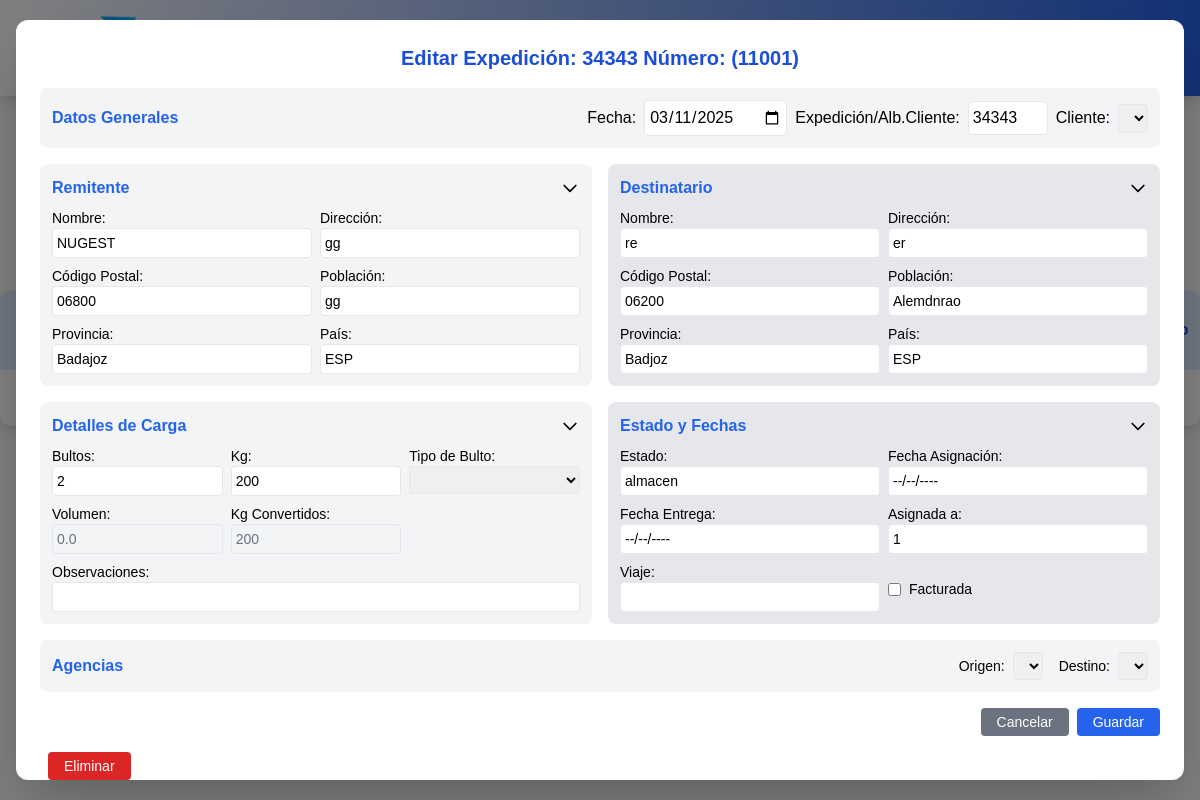
Page /consultar_expedicion?id=11001 on the earlier database version.
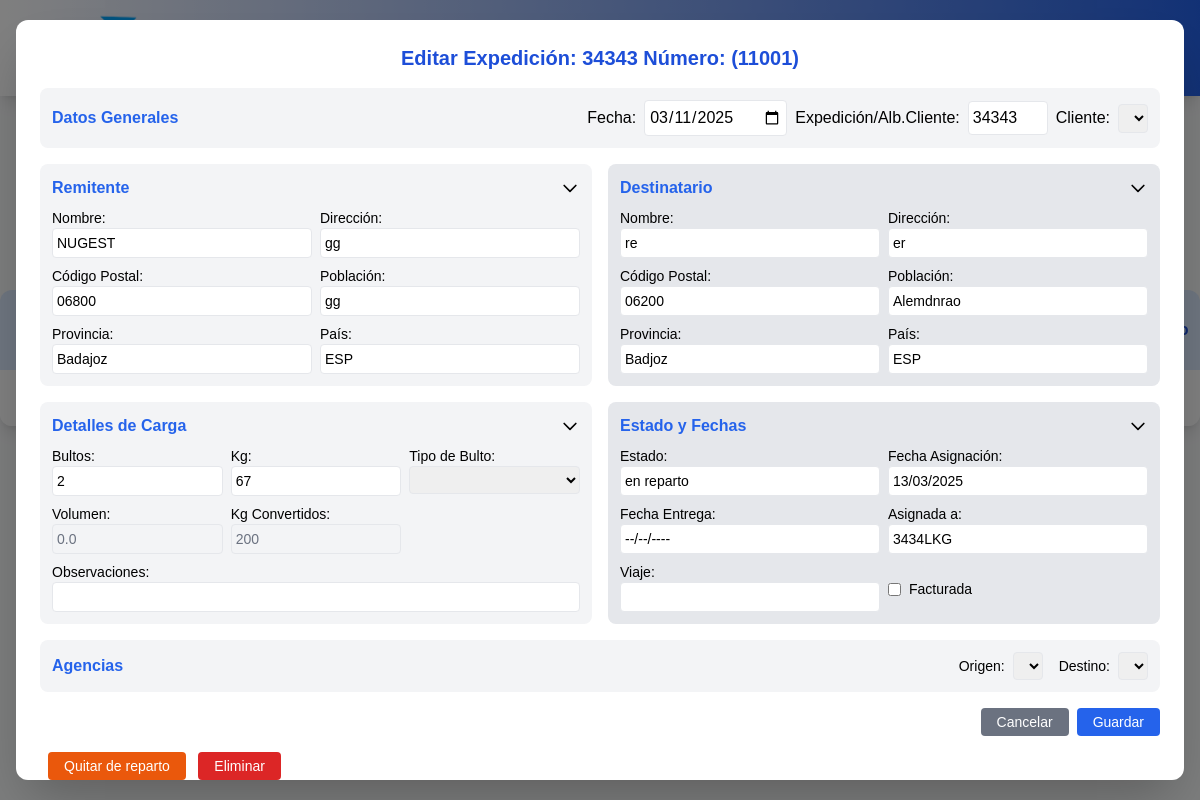
Same page on the later database version.
### models.py (models this page shows, shortened)
class Expedicion(Base):
    __tablename__ = "expedicion"
    id = Column(Integer, Sequence('id_seq', start=1000, increment=1),primary_key=True, nullable=False)
    fecha = Column(DateTime, nullable=False)
    expedicion = Column(String, nullable=False)
    referencia = Column(String, nullable=True, default="N/A")
    referencia2 = Column(String, nullable=True,  default="N/A")
    agencia_origen = Column(String(200), nullable=False)
    agencia_destino = Column(String(200), nullable=False)
    cliente = Column(String(200), nullable=False)
    remitente = Column(String(200), nullable=False)
    dir_remitente = Column(String(200), nullable=True)
    cod_postal_remitente = Column(String(5), nullable=False)
    poblacion_remitente = Column(String(200), nullable=False)
    provincia_remitente = Column(String(200), nullable=False)
    pais_remitente = Column(String(100), nullable=False)
    tlf_remitente = Column(String(200), nullable=True)
    destinatario = Column(String(200), nullable=False)
    dir_destinatario = Column(String(200), nullable=False)
    cod_postal_destinatario = Column(String(5), nullable=False)
    poblacion_destinatario = Column(String(200), nullable=False)
    provincia_destinatario = Column(String(200), nullable=False)
    pais_destinatario = Column(String(100), nullable=False)
    tlf_destinatario = Column(String(200), nullable=True)
    bultos = Column(Integer, nullable=False)
    kg = Column(Integer, nullable=False)
    volumen = Column(Float, nullable=True)
    kg_conv = Column(Integer, nullable=False)
    tipo_bulto = Column(String(100), nullable=True)
    reembolso = Column(Float, nullable=True, default=0.0)
    estado = Column(Enum("almacen", "en reparto", "entregado", name="estado_expedicion"), nullable=False,
                    default="almacen")
    fecha_llegada = Column(DateTime, nullable=True)
    fecha_asignacion = Column(DateTime, nullable=True)
    fecha_entrega = Column(DateTime, nullable=True)
    facturada = Column(Boolean, default=False)
    asignada_a = Column(String, default=True)
    viaje = Column(Integer, nullable=True)
    ingreso_com_reembolso = Column(Float, nullable=True, default=0.0)
    ingreso_distribucion = Column(Float, nullable=True, default=0.0)
    ingreso_cargo_adicional = Column(Float, nullable=True, default=0.0)
    coste_reparto = Column(Float, nullable=True, default=0.0)
    coste_arrastre = Column(Float, nullable=True, default=0.0)
    coste_removido = Column(Float, nullable=True, default=0.0)
    coste_distribucion = Column(Float, nullable=True, default=0.0)
    albaran_entrega = Column(Boolean, default=False)
    albaran_cliente = Column(Boolean, default=False)
    observaciones = Column(String(200), nullable=True)
    incidencia_tipo = Column(Enum("ausente", "rechazado", "sin tiempo", "0", name="incidencia_tipo"), nullable=True,
                    default="0")
    fecha_incidencia = Column(DateTime, nullable=True)
    incidencia_ampliacion = Column(String(200), nullable=True)
    dev_alb_firmado = Column(Boolean, default=False)
    __table_args__ = (
        UniqueConstraint('expedicion', 'cliente', name='_expedicion_cliente_uc'),
    )

### metodos/consultar_expedicion.py (the view)
    @app.route('/consultar_expedicion', methods=['GET'])
    def consultar_expedicion():
        expedicion_id = request.args.get('id')
        if not expedicion_id:
            return render_template('repartos.html', error="Por favor, ingrese un número de expedición.")
        expedicion = db.session.query(Expedicion).filter_by(id=expedicion_id).first()
        if not expedicion:
            expedicion = db.session.query(Expedicion).filter_by(expedicion=expedicion_id).first()
        if not expedicion:
            return render_template('repartos.html', error="Expedición no encontrada.")
        return render_template('repartos.html', expedicion=expedicion, abrir_modal=True)

### metodos/consultar_expedicion.py (called while the page is built)
def ruta_consultar_expedicion(app):
    @app.route('/consultar_expedicion', methods=['GET'])
    def consultar_expedicion():
        expedicion_id = request.args.get('id')
        if not expedicion_id:
            return render_template('repartos.html', error="Por favor, ingrese un número de expedición.")
        expedicion = db.session.query(Expedicion).filter_by(id=expedicion_id).first()
        if not expedicion:
            expedicion = db.session.query(Expedicion).filter_by(expedicion=expedicion_id).first()
        if not expedicion:
            return render_template('repartos.html', error="Expedición no encontrada.")
        return render_template('repartos.html', expedicion=expedicion, abrir_modal=True)

### templates/repartos.html (shortened to what the changed rows need)
<!DOCTYPE html>
<html lang="es">
<head>
    <link href="https://cdnjs.cloudflare.com/ajax/libs/font-awesome/6.0.0-beta3/css/all.min.css" rel="stylesheet">
    <script src="https://cdn.tailwindcss.com"></script>
</head>
<body class="bg-gray-50">
    <div class="flex flex-col mt-6 mx-6">
        <h2 class="text-2xl font-semibold text-blue-700 mb-6">Gestión de repartos</h2>
</div>
        <div class="overflow-x-auto bg-white shadow-lg rounded-xl">
            <table id="expedicionTable" class="min-w-full table-auto">
                <thead>
                    <tr class="bg-blue-100 text-blue-700">
                        <th class="px-6 py-4 text-left">Número</th>
                        <th class="px-6 py-4 text-left">Fecha</th>
                        <th class="px-6 py-4 text-left">Expedicion</th>
                        <th class="px-6 py-4 text-left">Cliente</th>
                        <th class="px-6 py-4 text-left">Destinatario</th>
                        <th class="px-6 py-4 text-left">Poblacion</th>
                        <th class="px-6 py-4 text-left">Bultos</th>
                        <th class="px-6 py-4 text-left">Kg</th>
                        <th class="px-6 py-4 text-left">Estado</th>
                        <th class="px-6 py-4 text-left">Fecha Asignado</th>
                        <th class="px-6 py-4 text-left">Asignado</th>
                    </tr>
                </thead>
            </table>
        </div>
    {% include 'modal_grabar_expedicion.html' %}
    {% include 'modal_editar_expedicion_simple.html' %}
</body>
</html>

### templates/modal_editar_expedicion_simple.html (shortened to what the changed rows need)
<!DOCTYPE html>
<html lang="es">
<head>
    <script src="https://cdn.tailwindcss.com"></script>
</head>
<body>
<div id="expedicionEditModalSimple" class="fixed inset-0 flex items-center justify-center bg-black bg-opacity-50 {% if not expedicion %}hidden{% endif %}">
    <div class="bg-white rounded-xl shadow-2xl w-full max-w-[90rem] mx-4 p-6 max-h-[95vh] overflow-y-auto">
        <h2 class="text-xl font-bold mb-4 text-blue-700 text-center">Editar Expedición: {{ expedicion.expedicion }} Número: ({{ expedicion.id }})</h2>
        <form id="expedicionEditForm" method="POST" action="{{ url_for('editar_expedicion_simple', id=expedicion.id) if expedicion else '#' }}">
            <div class="grid grid-cols-1 md:grid-cols-2 gap-4">
                <div class="bg-gray-100 p-3 rounded-lg col-span-2">
                    <div class="flex justify-between items-center">
                        <div class="flex space-x-2">
                            <label class="inline-flex items-center">
                                <span class="mr-2">Fecha:</span>
                                <input type="date" name="fecha" class="p-1 border rounded"
                                    value="{{ expedicion.fecha.strftime('%Y-%m-%d') if expedicion and expedicion.fecha else '' }}" required>
                            </label>
                            <label class="inline-flex items-center">
                                <span class="mr-2">Expedición/Alb.Cliente:</span>
                                <input type="number" name="expedicion" class="p-1 border rounded w-20"
                                    value="{{ expedicion.expedicion if expedicion else '' }}" required>
                            </label>
                        </div>
                    </div>
                </div>
                <div x-data="{ open: true }" class="bg-gray-100 p-3 rounded-lg">
                    <div x-show="open" class="mt-2 grid grid-cols-2 gap-2">
                        <label class="block text-sm">Nombre:
                            <input type="text" name="remitente" class="w-full p-1 border rounded text-sm"
                                value="{{ expedicion.remitente if expedicion else '' }}" required>
                        </label>
                        <label class="block text-sm">Dirección:
                            <input type="text" name="dir_remitente" class="w-full p-1 border rounded text-sm"
                                value="{{ expedicion.dir_remitente if expedicion else '' }}">
                        </label>
                        <label class="block text-sm">Código Postal:
                            <input type="text" name="cod_postal_remitente" class="w-full p-1 border rounded text-sm"
                                value="{{ expedicion.cod_postal_remitente if expedicion else '' }}" required>
                        </label>
                        <label class="block text-sm">Población:
                            <input type="text" name="poblacion_remitente" class="w-full p-1 border rounded text-sm"
                                value="{{ expedicion.poblacion_remitente if expedicion else '' }}">
                        </label>
                        <label class="block text-sm">Provincia:
                            <input type="text" name="provincia_remitente" class="w-full p-1 border rounded text-sm"
                                value="{{ expedicion.provincia_remitente if expedicion else '' }}">
                        </label>
                        <label class="block text-sm">País:
                            <input type="text" name="pais_remitente" class="w-full p-1 border rounded text-sm"
                                value="{{ expedicion.pais_remitente if expedicion else '' }}" required>
                        </label>
                    </div>
                </div>
                <div x-data="{ open: true }" class="bg-gray-200 p-3 rounded-lg">
                    <div x-show="open" class="mt-2 grid grid-cols-2 gap-2">
                        <label class="block text-sm">Nombre:
                            <input type="text" name="destinatario" class="w-full p-1 border rounded text-sm"
                                value="{{ expedicion.destinatario if expedicion else '' }}" required>
                        </label>
                        <label class="block text-sm">Dirección:
                            <input type="text" name="dir_destinatario" class="w-full p-1 border rounded text-sm"
                                value="{{ expedicion.dir_destinatario if expedicion else '' }}" required>
                        </label>
                        <label class="block text-sm">Código Postal:
                            <input type="text" name="cod_postal_destinatario" class="w-full p-1 border rounded text-sm"
                                value="{{ expedicion.cod_postal_destinatario if expedicion else '' }}" required>
                        </label>
                        <label class="block text-sm">Población:
                            <input type="text" name="poblacion_destinatario" class="w-full p-1 border rounded text-sm"
                                value="{{ expedicion.poblacion_destinatario if expedicion else '' }}" required>
                        </label>
                        <label class="block text-sm">Provincia:
                            <input type="text" name="provincia_destinatario" class="w-full p-1 border rounded text-sm"
                                value="{{ expedicion.provincia_destinatario if expedicion else '' }}" required>
                        </label>
                        <label class="block text-sm">País:
                            <input type="text" name="pais_destinatario" class="w-full p-1 border rounded text-sm"
                                value="{{ expedicion.pais_destinatario if expedicion else '' }}" required>
                        </label>
                    </div>
                </div>
                <div x-data="{ open: true }" class="bg-gray-100 p-3 rounded-lg">
                    <div x-show="open" class="mt-2 grid grid-cols-3 gap-2">
                        <label class="block text-sm">Bultos:
                            <input type="number" name="bultos" class="w-full p-1 border rounded text-sm"
                                value="{{ expedicion.bultos if expedicion else '' }}" required>
                        </label>
                        <label class="block text-sm">Kg:
                            <input type="number" name="kg" class="w-full p-1 border rounded text-sm"
                                value="{{ expedicion.kg if expedicion else '' }}" required>
                        </label>
                        <label class="block text-sm">Volumen:
                            <input type="number" step="0.01" name="volumen" class="w-full p-1 border rounded bg-gray-100 cursor-not-allowed text-gray-500 text-sm"
                                value="{{ expedicion.volumen if expedicion else '' }}" readonly>
                        </label>
                        <label class="block text-sm">Kg Convertidos:
                            <input type="number" name="kg_conv" class="w-full p-1 border rounded bg-gray-100 cursor-not-allowed text-gray-500 text-sm"
                                value="{{ expedicion.kg_conv if expedicion else '' }}" readonly>
                        </label>
                    </div>
                </div>
                <div x-data="{ open: true }" class="bg-gray-200 p-3 rounded-lg">
                    <div x-show="open" class="mt-2 grid grid-cols-2 gap-2">
                        <label class="block text-sm">Estado:
                            <input type="text" step="0.01" id="editEstado" name="estado" class="w-full p-1 border rounded text-sm"
                                value="{{ expedicion.estado if expedicion else '' }}">
                        </label>
                        <label class="block text-sm">Fecha Asignación:
                            <input type="text" name="fecha_asignacion" class="w-full p-1 border rounded text-sm"
                                value="{% if expedicion and expedicion.fecha_asignacion %}{{ expedicion.fecha_asignacion.strftime('%d/%m/%Y') }}{% else %}--/--/----{% endif %}"
                                readonly>
                        </label>
                        <label class="block text-sm">Fecha Entrega:
                            <input type="text" name="fecha_entrega" class="w-full p-1 border rounded text-sm"
                                value="{% if expedicion and expedicion.fecha_entrega %}{{ expedicion.fecha_entrega.strftime('%d/%m/%Y') }}{% else %}--/--/----{% endif %}"
                                readonly>
                        </label>
                        <label class="block text-sm">Asignada a:
                            <input type="text" name="asignada_a" class="w-full p-1 border rounded text-sm"
                                value="{{ expedicion.asignada_a if expedicion else '' }}">
                        </label>
                        <label class="block text-sm">Viaje:
                            <input type="number" name="viaje" class="w-full p-1 border rounded text-sm"
                                value="{{ expedicion.viaje if expedicion else '' }}">
                        </label>
                        <div class="flex items-center mt-1">
                            <input type="checkbox" name="facturada" class="mr-2"
                                {% if expedicion and expedicion.facturada %}checked{% endif %}>
                            <label class="text-sm">Facturada</label>
                        </div>
                    </div>
                </div>
            </div>
            <div class="flex justify-end mt-4">
            </div>
        </form>
        <div class="flex justify-between mt-4">
                <div>
                    {% if expedicion.estado == "en reparto" %}
                        <form method="POST" action="{{ url_for('desasignar_expedicion') }}" class="inline ml-2">
                            <button type="submit" class="bg-orange-600 text-white px-4 py-1 rounded hover:bg-orange-700 transition text-sm">
                                Quitar de reparto
                            </button>
                        </form>
                    {% endif %}
                </div>
    </div>
</div>
</div>
</body>
</html>

Differences in the rows shown:
changed Expedicion "NUGEST": kg "200" → "67"; estado "almacen" → "en reparto"; fecha_asignacion "--/--/----" → "13/03/2025"; asignada_a "1" → "3434LKG"
Other differences:
text now shown: "Quitar de reparto"
